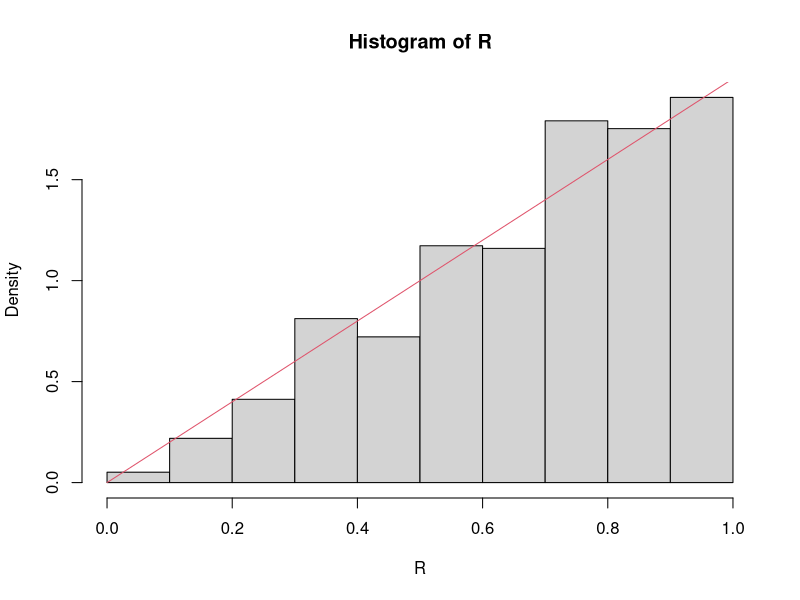
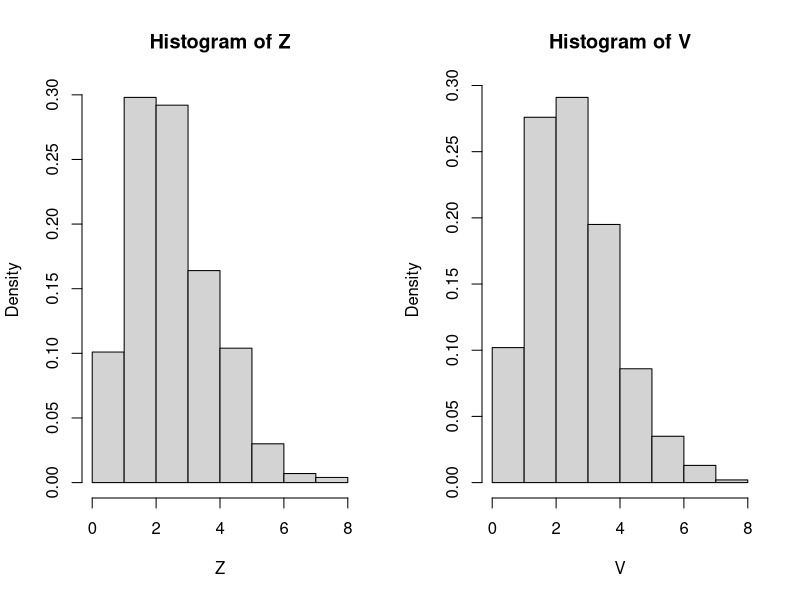
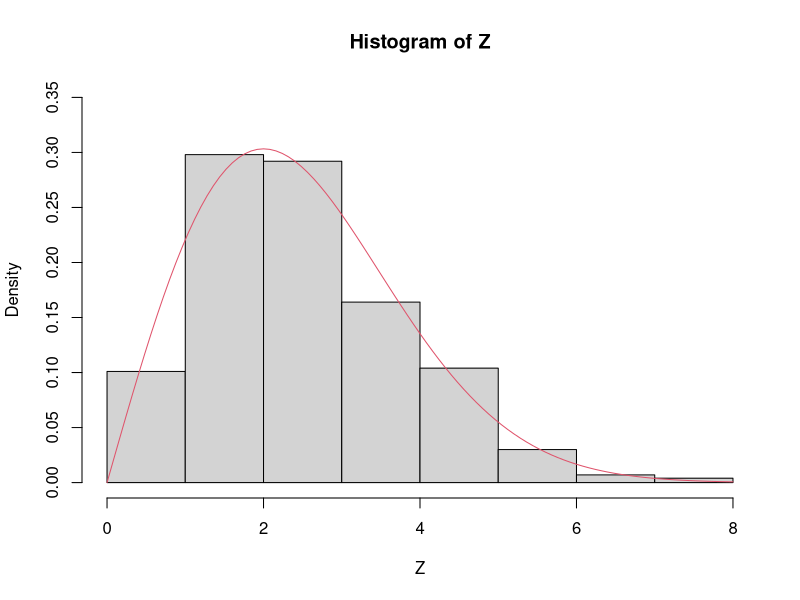
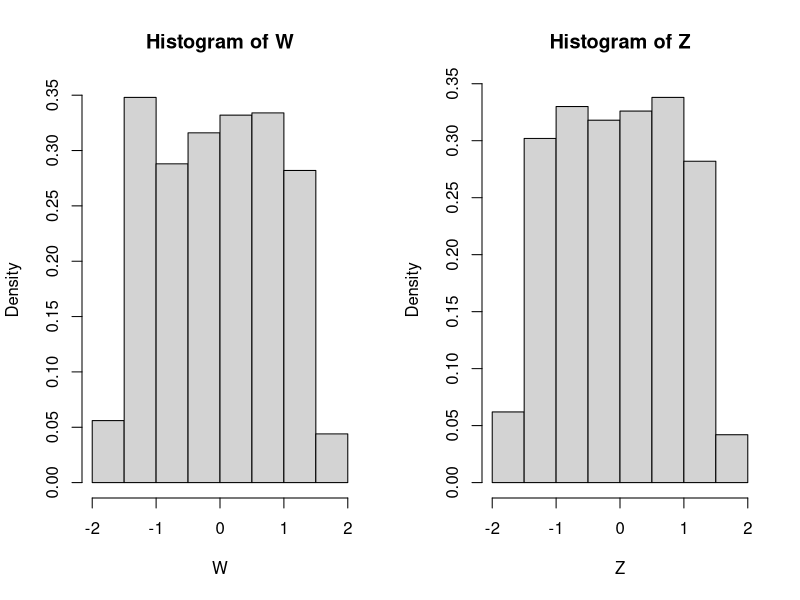
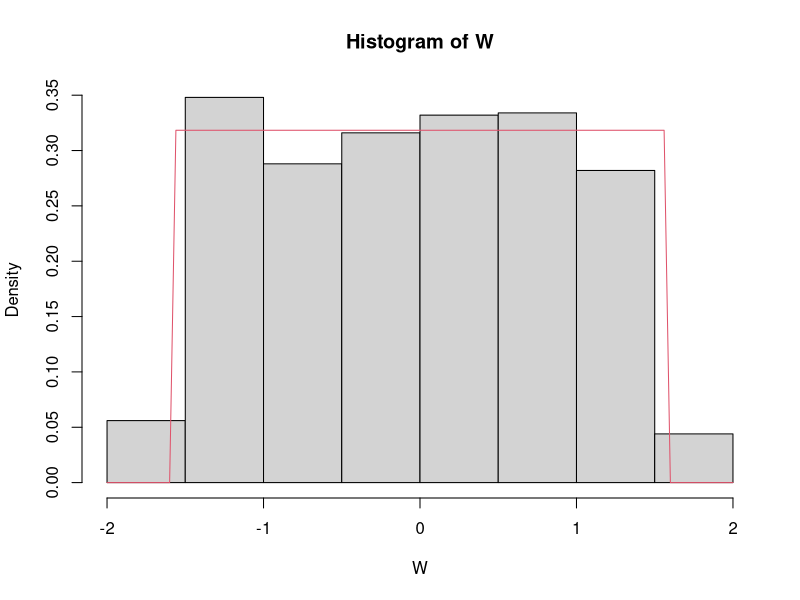

These figures' R source, in order:
## ---- chunk 1
set.seed(12345)
X<-runif(1000)
Y<-runif(1000)

R<-sqrt(X^2+Y^2)
R<-R[R<=1]

hist(R,freq = F)
curve(2*x,from = 0,to = 1,col=2,add=T)
## ---- chunk 2
library(VGAM)

set.seed(12345)

X<-rnorm(1000,0,2)
Y<-rnorm(1000,0,2)
Z<-sqrt(X^2+Y^2)

## ---- chunk 3
V<-rrayleigh(1000,2)
## ---- chunk 4
par(mfrow=c(1,2))
hist(Z,freq = F,breaks = 10)
hist(V,freq = F,breaks = 10)
## ---- chunk 5
rayleigh<-function(x,y){
  (x/y^2)*exp((-x^2)/(2*y^2))
}

par(mfrow=c(1,1))
hist(Z,freq = F,breaks = 10,ylim = c(0,0.35))
curve(rayleigh(x,2),from = 0,to = 8,add = T,col=2)
## ---- chunk 6
set.seed(12345)

X<-rnorm(1000,0,2)
Y<-rnorm(1000,0,2)

U<-X/Y
W<-atan(U)

## ---- chunk 7
Z<-runif(1000,-pi/2,pi/2)
## ---- chunk 8
par(mfrow=c(1,2))
hist(W,freq = FALSE)
hist(Z,freq = FALSE)
## ---- chunk 9
unifor<-function(x,y,z){
  if(x>=y&x<=z){1/(z-y)}
  else{0}
}

unif<-Vectorize(unifor)

par(mfrow=c(1,1))
hist(W,freq = FALSE)
curve(unif(x,-pi/2,pi/2),add = T,col=2)
